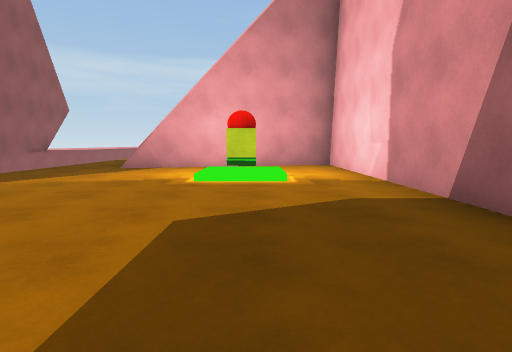
view 1 (above)

14 first-person views from a walk through a Unity game level. The camera is 1.2 m above the floor, tilts 6° down and sees 80° across. The floor is counted in squares, 2 m on a side. Each view is taken from the middle of a square. On the plan, view 1 faces up. The plan holds only what a view shows up to about 9 squares ahead; the rest is blank. The place goes on beyond the plan.

view 2
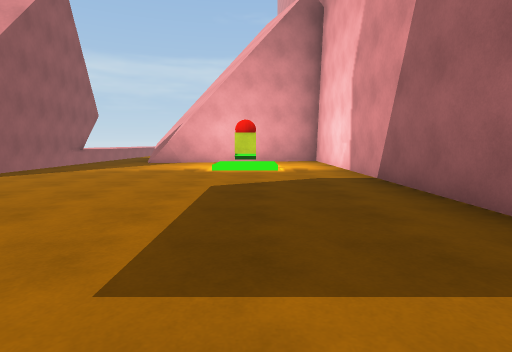

view 3
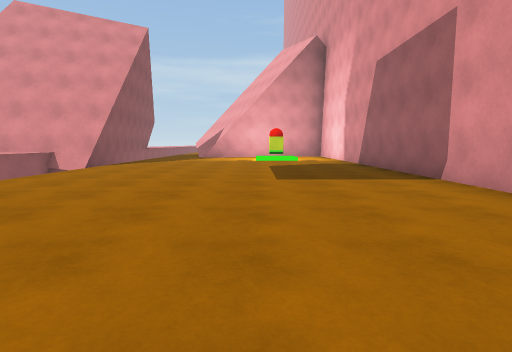

view 4
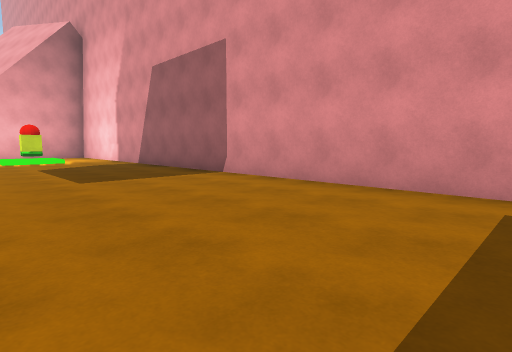

view 5
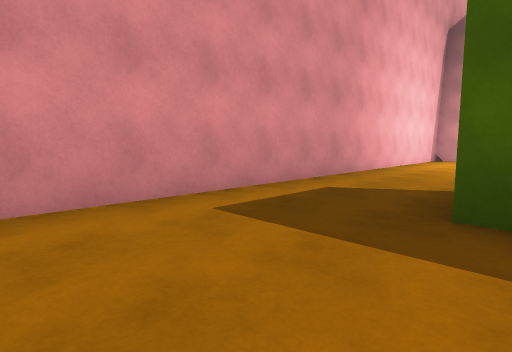

view 6
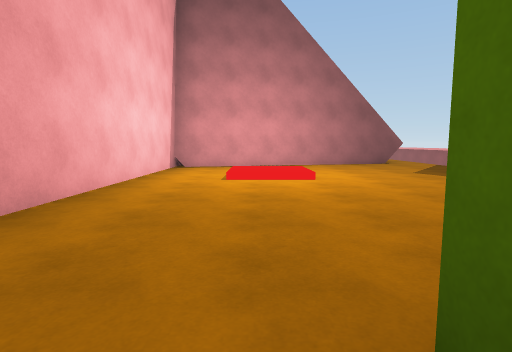

view 7
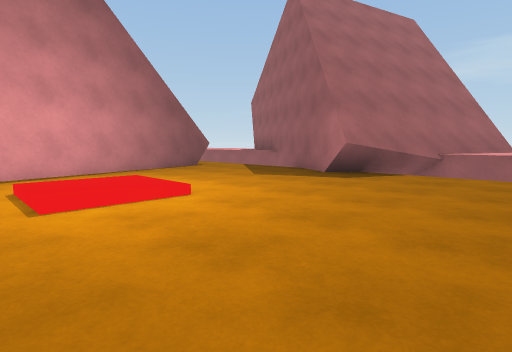

view 8
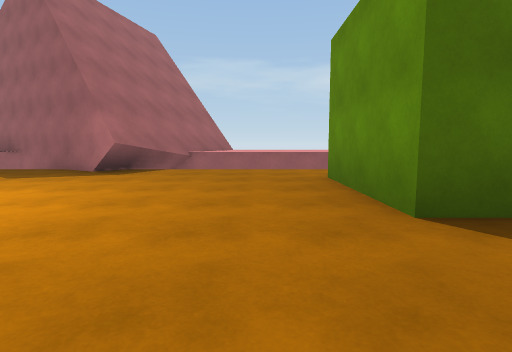

view 9
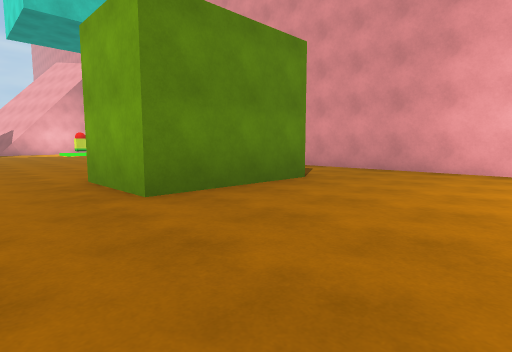

view 10
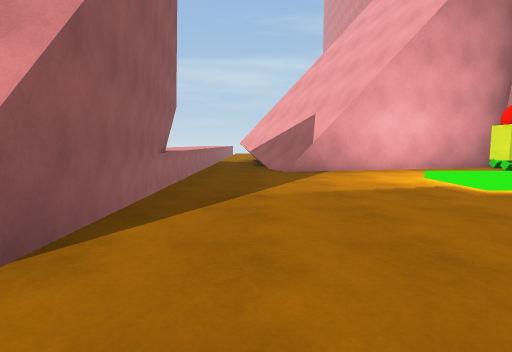

view 11
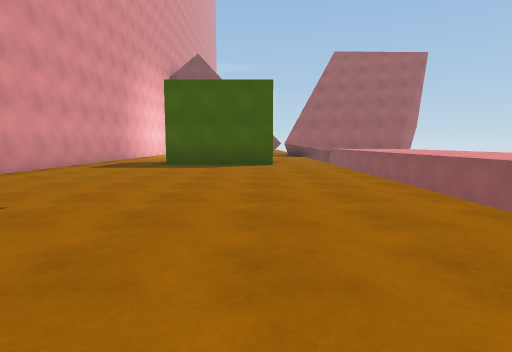

view 12
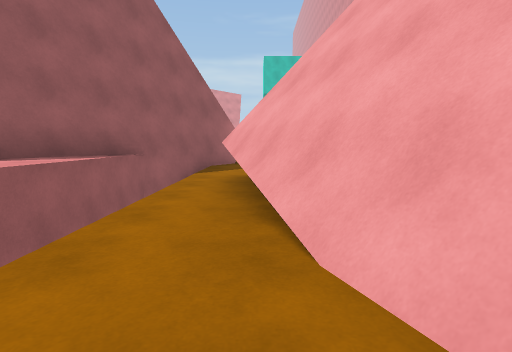

view 13
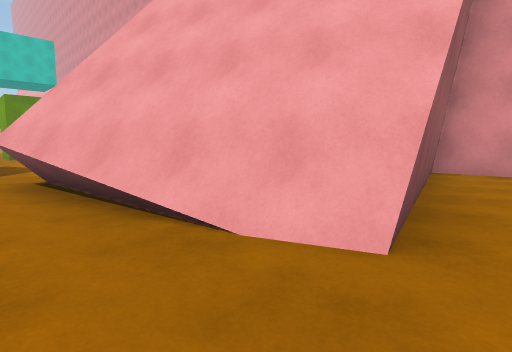

view 14
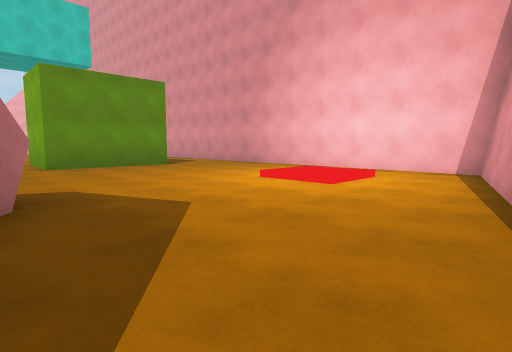

### Floor plan
Key: @ floor where view 1 was taken; # wall or solid block; . main floor; : floor 0.25 m higher than the main floor; / step, stairs or slope; O other object.
Columns run from 6 left of view 1 to 3 right of it. Each row starts with its distance up from view 1.
 10 #.##
  9 #..# #####
  8 #..###...#
  7 #........#
  6 #..../:..#
  5 #..../O..#
  4 #........#
  3 #........#
  2 #........#
  1  ........#
  0  .....@..#
 -1  ........#
 -2  ........#
 -3  ........#
 -4  ........#
 -5  ........#
 -6  ........#
 -7  ..###...#
 -8  ..###...#
 -9  ........#
-10  ........#
-11 #........#
-12 #........#
-13 ##...//..#
-14 ##.../:..#
-15 #........#
-16 #.......##
-17 #...#####
-18  .###
-19  .##
-20  .##
-21  ..# #####
-22  ..###...#
-23  ......

Where each view was taken, in squares from view 1:
view 1: 0 up, 0 right, facing up
view 2: 2 down, 0 right, facing up
view 3: 6 down, 1 left, facing up
view 4: 6 down, 2 left, facing up-right
view 5: 4 down, 1 left, facing down-right
view 6: 8 down, 0 right, facing down
view 7: 10 down, 1 right, facing down-left
view 8: 10 down, 2 right, facing left
view 9: 12 down, 5 left, facing up-right
view 10: 1 up, 4 left, facing up
view 11: 2 up, 3 left, facing down
view 12: 23 down, 4 left, facing up
view 13: 23 down, 5 left, facing up-right
view 14: 17 down, 5 left, facing up-right
